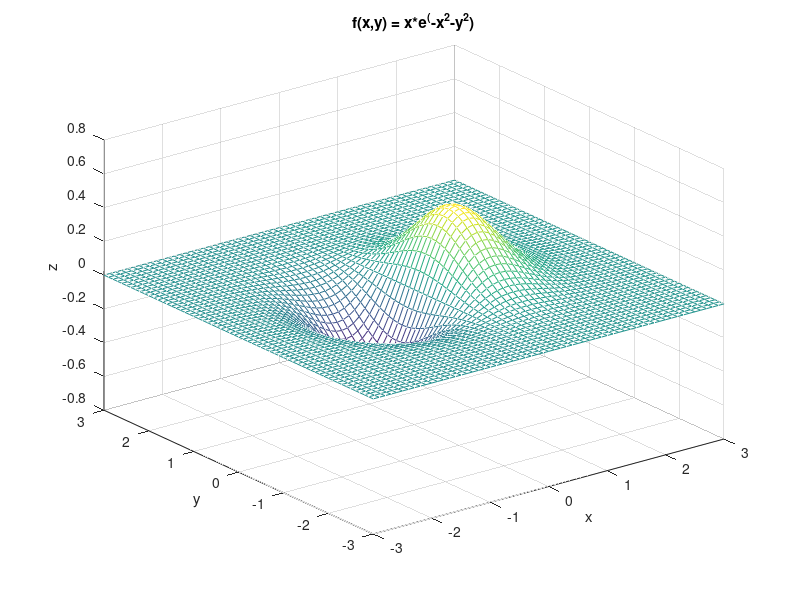

MATLAB code to generate this figure:
% Lab Test 2, Q1
% Author: 500522965

% Start from a blank workspace and screen
clear;
clc;

% Clear existing plot and reset plotting properties
clf;
clf reset;

% Generate x and y
% from -3 to 3 in increments of 0.1
x = -3:0.1:3;
y = x;

% Determine the x and y coordinates of all points on the x-y plane
[xx, yy] = meshgrid(x,y);

% Calculate the corresponding z values for each point on the x-y plane
% f(x,y) = x*e^(-x^2-y^2)
zz = xx.* exp(1).^(-xx.^2 - yy.^2);

% Plot in figure 1
figure(1);

% Plot mesh given the x, y and z values
mesh(xx,yy,zz);

% Label the axes
xlabel('x');
ylabel('y');
zlabel('z');
title('f(x,y) = x*e^(-x^2-y^2)');



